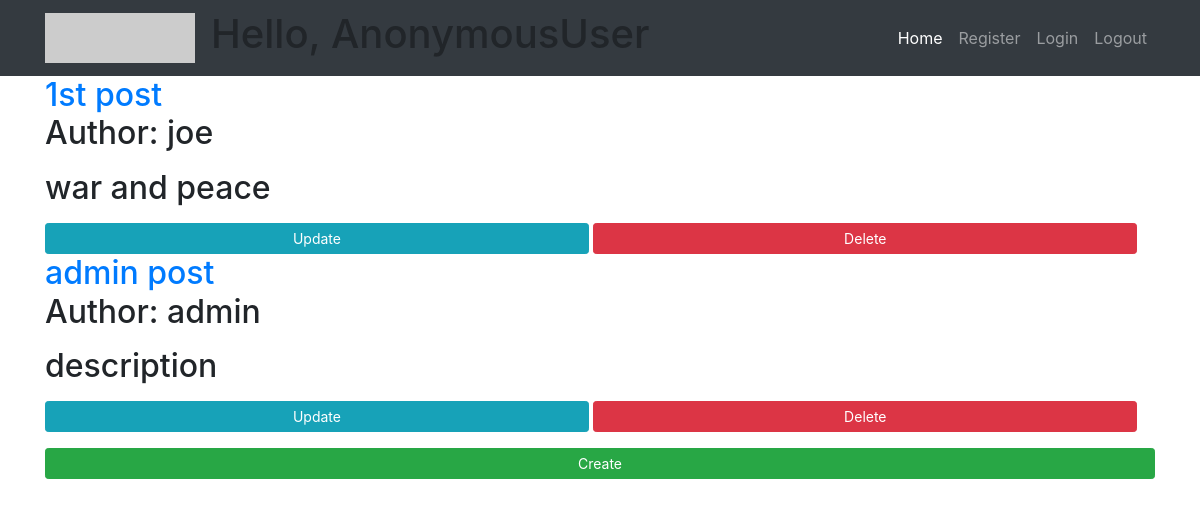
/blog/, run on an earlier commit of the app's database.
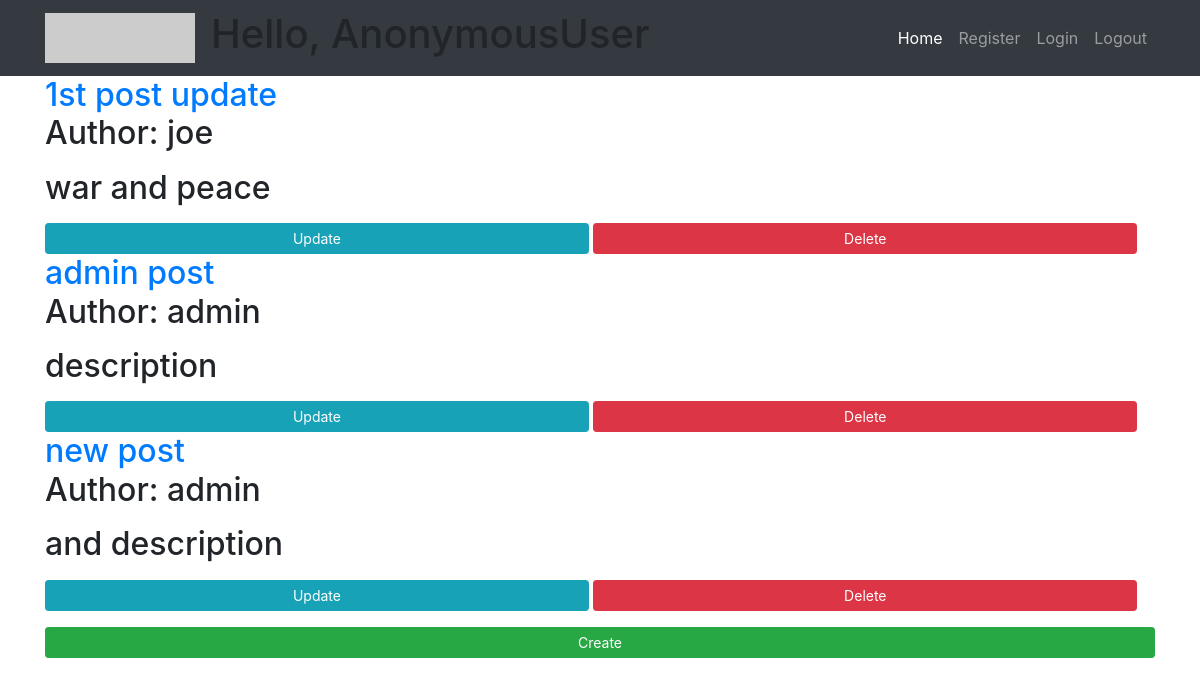
And on a later commit of the database.
### BlogApp/models.py (models this page shows, shortened)
class Post(models.Model):
    name = models.CharField(max_length=200, default='Untitled')
    creation_date = models.DateTimeField(auto_now_add=True, null=True)
    text = models.TextField()
    description = models.TextField(max_length=200)
    user = models.ForeignKey(User, on_delete=models.SET_NULL, null=True)

### BlogApp/views.py (the view)
# urls.py: path('', views.index, name='home'),
def index(request):  # order_by()
    try:
        posts = Post.objects.all()
    except TypeError:
        template = loader.get_template('Blog/unauthenticated.html')
        return HttpResponse(template.render())
    context = {'posts': posts}
    return render(request, 'index.html', context)

### templates/index.html (shortened to what this page needs)
{% extends 'Blog/base.html' %}
{% block content %}
<div class="tasks">
    {% for post in posts %}
    <div class="label">
    <h2><a href="{% url 'Blog:post' post.id %}">{{ post.name }}</a>
    <p>Author: {{ post.user }}</p>
        <span>{{ post.description }}</span>
    </h2>
  <a href="{% url 'Blog:update' post.id %}" class="btn btn-sm btn-info"
     style="width: 49%">Update</a>
  <a href="{% url 'Blog:delete' post.id %}" class="btn btn-sm btn-danger"
     style="width: 49%">Delete</a>
  </div>
    {% endfor %}
    <a href="{% url 'Blog:create' %}" class="btn btn-sm btn-success"
    style="width: 100%">Create</a>
</div>
{% endblock %}

### templates/Blog/base.html (shortened to what this page needs)
<!DOCTYPE html>
{% load static %}
<html lang="en">
<head>
        <link rel="stylesheet"
          href="https://stackpath.bootstrapcdn.com/bootstrap/4.3.1/css/bootstrap.min.css"
>
        <link rel="stylesheet"
              type="text/css"
              href="{% static 'css/main.css' %}">
</head>
<body>
<nav class="navbar navbar-expand-lg navbar-dark bg-dark static-top">
  <div class="container">
    <a class="navbar-brand" href="#">
          <img src="http://placehold.it/150x50?text=Logo" alt="">
        </a>
    <div class="collapse navbar-collapse" id="navbarResponsive">
        <h1>Hello, {{ request.user }} </h1>
      <ul class="navbar-nav ml-auto">
        <li class="nav-item active">
          <a class="nav-link" href="{% url 'Blog:home' %}">Home
              </a>
        </li>
        <li class="nav-item">
          <a class="nav-link" href="{% url 'Blog:register' %}">Register</a>
        </li>
        <li class="nav-item">
          <a class="nav-link" href="{% url 'Blog:login' %}">Login</a>
        </li>
        <li class="nav-item">
          <a class="nav-link" href="{% url 'Blog:logout' %}">Logout</a>
        </li>
      </ul>
    </div>
  </div>
</nav>
<div class="container">
  {% block content %}
  {% endblock %}
</div>
</body>
</html>

What changed in the data, as far as the page shows it:
changed Post "war and peace": name "1st post" → "1st post update"
added Post: name "new post", user "admin", description "and description"
